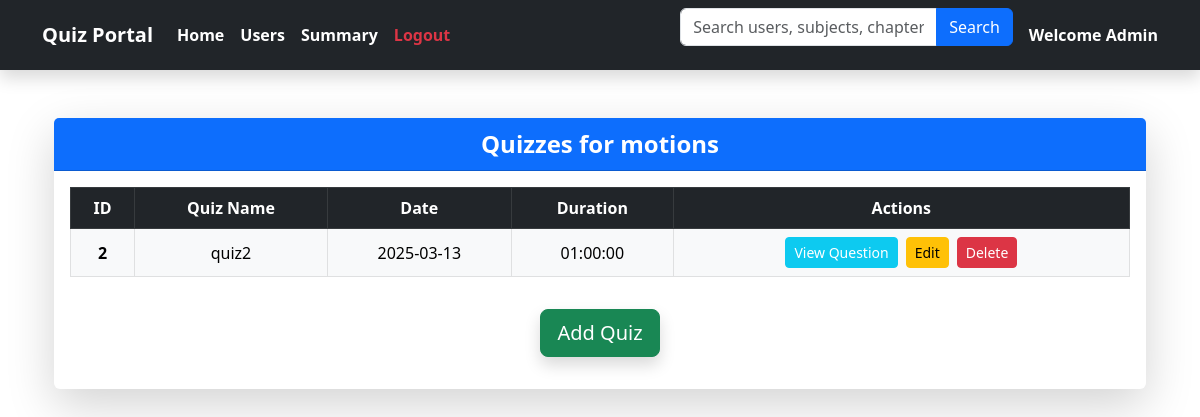
Screenshot of /chapter/2/quizzes with the database file from the repository.
### backend/models.py (models this page shows)
class Chapter(db.Model):
    __tablename__ = 'chapter'
    id = db.Column(db.Integer, primary_key=True)
    name = db.Column(db.String, nullable=False)
    description = db.Column(db.String, nullable=False)
    subject_id = db.Column(db.Integer, db.ForeignKey('subjects.id', ondelete='CASCADE'), nullable=False)
    quizzes = db.relationship('Quiz', backref='chapter',lazy=True, cascade='all, delete-orphan')

class Quiz(db.Model):
    __tablename__ = 'quiz'
    id = db.Column(db.Integer, primary_key=True)
    chapter_id = db.Column(db.Integer, db.ForeignKey('chapter.id', ondelete='CASCADE'), nullable=False)
    quiz_name = db.Column(db.String, nullable=False)
    date_of_quiz = db.Column(db.DateTime, nullable=False)
    time_duration = db.Column(db.Time, nullable=False)
    questions = db.relationship('Question', backref='quiz',lazy=True, cascade='all, delete-orphan')
    scores = db.relationship('Score', backref='quiz',lazy=True, cascade='all, delete-orphan')

### app.py (the view)
@app.route('/chapter/<int:chapter_id>/quizzes')
def view_quizzes(chapter_id):
    chapter = Chapter.query.get_or_404(chapter_id)
    quizzes = Quiz.query.filter_by(chapter_id=chapter_id).all()
    return render_template('view_quizzes.html', chapter=chapter, quizzes=quizzes)

### templates/view_quizzes.html (shortened to what this page needs)
{% extends "navbar.html" %}
{% block content %}
    <div class="container mt-5">
        <div class="card shadow-lg border-0">
            <div class="card-header bg-primary text-white text-center fs-4 fw-bold">
                Quizzes for {{ chapter.name }}
            </div>
            <div class="card-body">
                <div class="table-responsive">
                    <table class="table table-hover table-bordered text-center">
                        <thead class="table-dark">
                            <tr>
                                <th>ID</th>
                                <th>Quiz Name</th>
                                <th>Date</th>
                                <th>Duration</th>
                                <th>Actions</th>
                            </tr>
                        </thead>
                        <tbody class="align-middle">
                            {% for quiz in quizzes %}
                            <tr class="table-light">
                                <td class="fw-bold">{{ quiz.id }}</td>
                                <td>{{ quiz.quiz_name }}</td>
                                <td>{{ quiz.date_of_quiz.strftime('%Y-%m-%d') }}</td>
                                <td>{{ quiz.time_duration }}</td>
                                <td>
                                    <div class="d-flex justify-content-center gap-2">
                                        <a href="{{ url_for('view_questions', chapter_id=chapter.id, quiz_id=quiz.id) }}" class="btn btn-info btn-sm text-white">View Question</a>
                                        <a href="{{ url_for('edit_quiz', chapter_id=chapter.id, quiz_id=quiz.id) }}" class="btn btn-warning btn-sm">Edit</a>
                                        <form action="{{ url_for('delete_quiz', chapter_id=chapter.id, quiz_id=quiz.id) }}" method="POST">
                                            <button type="submit" class="btn btn-danger btn-sm">Delete</button>
                                        </form>
                                    </div>
                                </td>
                            </tr>
                            {% endfor %}
                        </tbody>
                    </table>
                </div>
                <div class="text-center my-3">
                    <form action="{{ url_for('add_quiz', chapter_id=chapter.id) }}" method="get">
                        <button type="submit" class="btn btn-success btn-lg shadow">Add Quiz</button>
                    </form>
                </div>
            </div>
        </div>
    </div>
</body>
</html>
{% endblock %}

### rows the page displays
Chapter: name "motions"
Quiz: id "2", quiz_name "quiz2", date_of_quiz "2025-03-13", time_duration "01:00:00"
